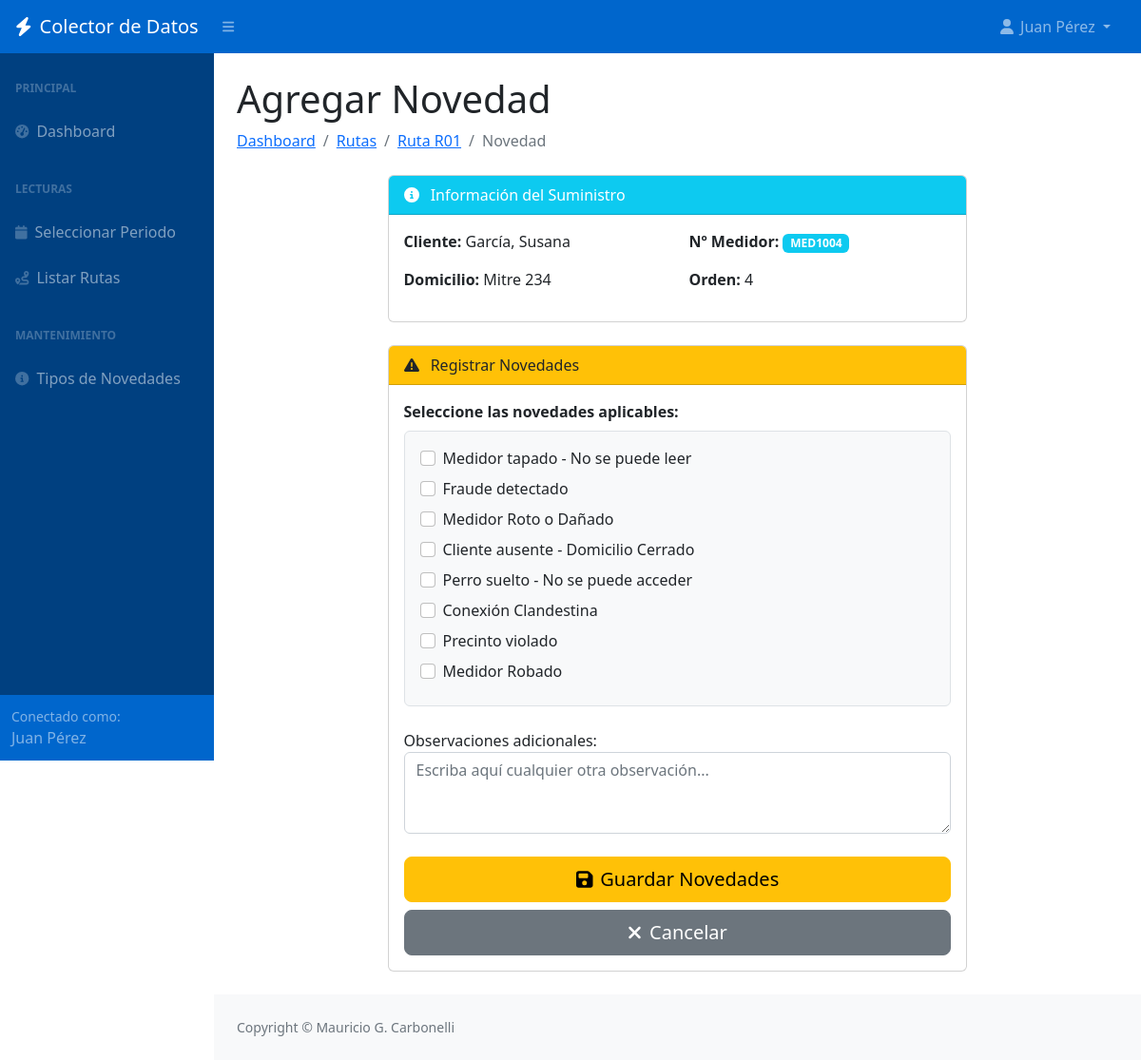
Page /agregar-novedad/4/ (signed in) on the committed database.
### lecturas/models.py (models this page shows, shortened)
class Lote(models.Model):
    cod_lectura = models.AutoField(primary_key=True)
    ano_consumo = models.IntegerField(verbose_name='Año de Consumo')
    mes_consumo = models.IntegerField(verbose_name='Mes de Consumo')
    cliente = models.ForeignKey(Cliente, on_delete=models.CASCADE, related_name='lecturas')
    suministro_numero = models.CharField(max_length=50, verbose_name='Nº Suministro')
    area = models.CharField(max_length=50, verbose_name='Área')
    ruta = models.CharField(max_length=50, verbose_name='Ruta')
    orden = models.IntegerField(verbose_name='Orden')
    tipo_medidor = models.CharField(max_length=50, verbose_name='Tipo de Medidor')
    numero_medidor = models.CharField(max_length=50, verbose_name='Nº Medidor')
    lectura_anterior = models.IntegerField(verbose_name='Lectura Anterior')
    lectura_actual = models.IntegerField(null=True, blank=True, verbose_name='Lectura Actual')
    consumo_kwh = models.IntegerField(null=True, blank=True, verbose_name='Consumo (kWh)')
    novedades = models.ManyToManyField(Novedad, blank=True, through='NovedadLectura')
    novedad_libre = models.TextField(null=True, blank=True, verbose_name='Novedad Libre')
    enviado_comercial = models.BooleanField(default=False, verbose_name='Enviado a Comercial')
    abierta = models.BooleanField(default=True, verbose_name='Ruta Abierta')
    fecha_hora_registro = models.DateTimeField(null=True, blank=True, verbose_name='Fecha/Hora Registro')
    ubi_gps = models.CharField(max_length=100, null=True, blank=True, verbose_name='Ubicación GPS')
    operador = models.ForeignKey(Operador, on_delete=models.SET_NULL, null=True, blank=True, related_name='lecturas')
    class Meta:
        verbose_name = 'Lectura'
        verbose_name_plural = 'Lecturas'
        ordering = ['ano_consumo', 'mes_consumo', 'ruta', 'orden']
        indexes = [
            models.Index(fields=['ano_consumo', 'mes_consumo']),
            models.Index(fields=['ruta']),
        ]

class Cliente(models.Model):
    cod_cli = models.AutoField(primary_key=True)
    denominacion = models.CharField(max_length=200, verbose_name='Nombre y Apellido')
    domicilio = models.CharField(max_length=300, verbose_name='Domicilio')
    class Meta:
        verbose_name = 'Cliente'
        verbose_name_plural = 'Clientes'

class Novedad(models.Model):
    cod_novedad = models.AutoField(primary_key=True)
    descripcion = models.CharField(max_length=200, verbose_name='Descripción')
    class Meta:
        verbose_name = 'Novedad'
        verbose_name_plural = 'Novedades'

### lecturas/views.py (the view, shortened to what this page needs)
# urls.py: path('agregar-novedad/<int:pk>/', views.AgregarNovedadView.as_view(), name='agregar_novedad'),
class AgregarNovedadView(LoginRequiredMixin, View):
    template_name = 'lecturas/agregar_novedad.html'
    def get(self, request, pk):
        lectura = get_object_or_404(Lote, pk=pk)
        novedades_actuales = list(lectura.novedades.values_list('cod_novedad', flat=True))
        form = NovedadForm(initial={
            'novedad_libre': lectura.novedad_libre,
            'novedades_predefinidas': novedades_actuales
        })
        return render(request, self.template_name, {'form': form, 'lectura': lectura})

### lecturas/forms.py (shortened to what this page needs)
class NovedadForm(forms.Form):
    novedades_predefinidas = forms.MultipleChoiceField(
        label='Novedades',
        required=False,
        widget=forms.CheckboxSelectMultiple(attrs={'class': 'form-check-input'}),
        choices=[]
    )
    novedad_libre = forms.CharField(
        label='Observaciones adicionales',
        required=False,
        widget=forms.Textarea(attrs={
            'class': 'form-control',
            'rows': 3,
            'placeholder': 'Escriba aquí cualquier otra observación...'
        })
    )
    def __init__(self, *args, **kwargs):
        super().__init__(*args, **kwargs)
        self.fields['novedades_predefinidas'].choices = [
            (nov.cod_novedad, nov.descripcion) for nov in Novedad.objects.all()
        ]

### lecturas/templates/lecturas/agregar_novedad.html (shortened to what this page needs)
{% extends 'lecturas/base.html' %}
{% block content %}
<h1 class="mt-4">Agregar Novedad</h1>
<ol class="breadcrumb mb-4">
    <li class="breadcrumb-item"><a href="{% url 'dashboard' %}">Dashboard</a></li>
    <li class="breadcrumb-item"><a href="{% url 'listar_rutas' %}">Rutas</a></li>
    <li class="breadcrumb-item"><a href="{% url 'tomar_lecturas' lectura.ruta %}">Ruta {{ lectura.ruta }}</a></li>
    <li class="breadcrumb-item active">Novedad</li>
</ol>
<div class="row justify-content-center">
    <div class="col-lg-8">
        <div class="card mb-4">
            <div class="card-header bg-info text-white">
                <i class="fas fa-info-circle me-2"></i>
                Información del Suministro
            </div>
            <div class="card-body">
                <div class="row">
                    <div class="col-md-6">
                        <p><strong>Cliente:</strong> {{ lectura.cliente.denominacion }}</p>
                        <p><strong>Domicilio:</strong> {{ lectura.cliente.domicilio }}</p>
                    </div>
                    <div class="col-md-6">
                        <p><strong>Nº Medidor:</strong> <span class="badge bg-info">{{ lectura.numero_medidor }}</span>
                        </p>
                        <p><strong>Orden:</strong> {{ lectura.orden }}</p>
                    </div>
                </div>
            </div>
        </div>
        <div class="card mb-4">
            <div class="card-header bg-warning text-dark">
                <i class="fas fa-exclamation-triangle me-2"></i>
                Registrar Novedades
            </div>
            <div class="card-body">
                <form method="post">
                    <div class="mb-4">
                        <label class="form-label fw-bold">Seleccione las novedades aplicables:</label>
                        <div class="border rounded p-3 bg-light">
                            {% for choice in form.novedades_predefinidas %}
                            <div class="form-check mb-2">
                                {{ choice.tag }}
                                <label class="form-check-label" for="{{ choice.id_for_label }}">
                                    {{ choice.choice_label }}
                                </label>
                            </div>
                            {% endfor %}
                        </div>
                    </div>
                    <div class="mb-4">
                        {{ form.novedad_libre.label_tag }}
                        {{ form.novedad_libre }}
                    </div>
                    <div class="d-grid gap-2">
                        <button type="submit" class="btn btn-warning btn-lg">
                            <i class="fas fa-save me-2"></i>Guardar Novedades
                        </button>
                        <a href="{% url 'tomar_lecturas' lectura.ruta %}" class="btn btn-secondary btn-lg">
                            <i class="fas fa-times me-2"></i>Cancelar
                        </a>
                    </div>
                </form>
            </div>
        </div>
    </div>
</div>
{% endblock %}

### lecturas/templates/lecturas/base.html (shortened to what this page needs)
{% load static %}
<!DOCTYPE html>
<html lang="es">
<head>
    <link href="https://cdn.jsdelivr.net/npm/simple-datatables@7.1.2/dist/style.min.css" rel="stylesheet" />
    <link href="{% static 'css/styles.css' %}" rel="stylesheet" />
</head>
<body class="sb-nav-fixed">
    <nav class="sb-topnav navbar navbar-expand navbar-dark">
        <a class="navbar-brand ps-3" href="{% url 'dashboard' %}">
            <i class="fas fa-bolt me-2"></i>Colector de Datos
        </a>
        <button class="btn btn-link btn-sm order-1 order-lg-0 me-4 me-lg-0" id="sidebarToggle" href="#!">
            <i class="fas fa-bars"></i>
        </button>
        <ul class="navbar-nav ms-auto ms-md-0 me-3 me-lg-4">
            <li class="nav-item dropdown">
                <a class="nav-link dropdown-toggle" id="navbarDropdown" href="#" role="button" data-bs-toggle="dropdown"
                    aria-expanded="false">
                    <i class="fas fa-user fa-fw"></i>
                    {% if user.is_authenticated %}
                    {{ user.get_full_name|default:user.username }}
                    {% endif %}
                </a>
            </li>
        </ul>
    </nav>
    <div id="layoutSidenav">
        <div id="layoutSidenav_nav">
            <nav class="sb-sidenav accordion sb-sidenav-dark" id="sidenavAccordion">
                <div class="sb-sidenav-menu">
                    <div class="nav">
                        <div class="sb-sidenav-menu-heading">Principal</div>
                        <a class="nav-link" href="{% url 'dashboard' %}">
                            <div class="sb-nav-link-icon"><i class="fas fa-tachometer-alt"></i></div>
                            Dashboard
                        </a>
                        <div class="sb-sidenav-menu-heading">Lecturas</div>
                        <a class="nav-link" href="{% url 'seleccionar_periodo' %}">
                            <div class="sb-nav-link-icon"><i class="fas fa-calendar"></i></div>
                            Seleccionar Periodo
                        </a>
                        <a class="nav-link" href="{% url 'listar_rutas' %}">
                            <div class="sb-nav-link-icon"><i class="fas fa-route"></i></div>
                            Listar Rutas
                        </a>
                        <div class="sb-sidenav-menu-heading">Mantenimiento</div>
                        <a class="nav-link" href="{% url 'listar_tipos_novedades' %}">
                            <div class="sb-nav-link-icon"><i class="fas fa-circle-info"></i></div>
                            Tipos de Novedades
                        </a>
                    </div>
                </div>
                <div class="sb-sidenav-footer">
                    <div class="small">Conectado como:</div>
                    {{ user.get_full_name|default:user.username }}
                </div>
            </nav>
        </div>
        <div id="layoutSidenav_content">
            <main>
                <div class="container-fluid px-4">
                    {% block content %}{% endblock %}
                </div>
            </main>
            <footer class="py-4 bg-light mt-auto">
                <div class="container-fluid px-4">
                    <div class="d-flex align-items-center justify-content-between small">
                        <div class="text-muted">Copyright &copy; Mauricio G. Carbonelli {{ current_year }}</div>
                    </div>
                </div>
            </footer>
        </div>
    </div>
</body>
</html>

### lecturas/templates/lecturas/base.html (style rules this page uses)
:root { --mauri-blue: #0066cc; --mauri-blue-dark: #004080; --mauri-green: #28a745; --mauri-red: #dc3545; --mauri-orange: #fd7e14; }
.sb-topnav { background-color: var(--mauri-blue) !important; }
.sb-sidenav-dark { background-color: var(--mauri-blue-dark) !important; }
.sb-sidenav-dark .sb-sidenav-footer { background-color: var(--mauri-blue) !important; }

### rows in the picture
Lote: ruta "R01", cliente.denominacion "García, Susana", cliente.domicilio "Mitre 234", numero_medidor "MED1004", orden "4"
Novedad: choice_label "Medidor tapado - No se puede leer"
Novedad: choice_label "Fraude detectado"
Novedad: choice_label "Medidor Roto o Dañado"
Novedad: choice_label "Cliente ausente - Domicilio Cerrado"
Novedad: choice_label "Perro suelto - No se puede acceder"
Novedad: choice_label "Conexión Clandestina"
Novedad: choice_label "Precinto violado"
Novedad: choice_label "Medidor Robado"

### other values in the picture
{{ user.get_full_name|default:user.username }} "Juan Pérez"
